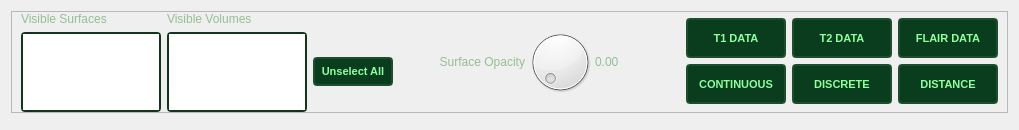
      <widget class="QWidget" name="continuousMode">
       <layout class="QGridLayout" name="gridLayout_5">
        <item row="2" column="0">
         <widget class="QFrame" name="frame">
          <property name="sizePolicy">
           <sizepolicy hsizetype="Expanding" vsizetype="Expanding">
            <horstretch>0</horstretch>
            <verstretch>0</verstretch>
           </sizepolicy>
          </property>
          <property name="minimumSize">
           <size>
            <width>650</width>
            <height>0</height>
           </size>
          </property>
          <property name="styleSheet">
           <string notr="true">background-color: rgb(6, 16, 9);
border-color: rgb(67,67,67);
border-style: solid;
border-width: 2px;
border-radius: 10px;</string>
          </property>
          <property name="frameShape">
           <enum>QFrame::StyledPanel</enum>
          </property>
          <property name="frameShadow">
           <enum>QFrame::Plain</enum>
          </property>
         </widget>
        </item>
        <item row="1" column="0">
         <widget class="QFrame" name="frame_2">
          <property name="enabled">
           <bool>true</bool>
          </property>
          <property name="sizePolicy">
           <sizepolicy hsizetype="Preferred" vsizetype="Preferred">
            <horstretch>0</horstretch>
            <verstretch>0</verstretch>
           </sizepolicy>
          </property>
          <property name="minimumSize">
           <size>
            <width>0</width>
            <height>50</height>
           </size>
          </property>
          <property name="layoutDirection">
           <enum>Qt::LeftToRight</enum>
          </property>
          <property name="frameShape">
           <enum>QFrame::StyledPanel</enum>
          </property>
          <property name="frameShadow">
           <enum>QFrame::Raised</enum>
          </property>
          <layout class="QGridLayout" name="gridLayout_3">
           <property name="topMargin">
            <number>0</number>
           </property>
           <property name="bottomMargin">
            <number>0</number>
           </property>
           <item row="2" column="4">
            <layout class="QHBoxLayout" name="horizontalLayout_3" stretch="0,0,0">
             <property name="spacing">
              <number>0</number>
             </property>
             <property name="sizeConstraint">
              <enum>QLayout::SetMinimumSize</enum>
             </property>
             <property name="topMargin">
              <number>0</number>
             </property>
             <property name="rightMargin">
              <number>10</number>
             </property>
             <property name="bottomMargin">
              <number>0</number>
             </property>
             <item>
              <widget class="QLabel" name="label_3">
               <property name="styleSheet">
                <string notr="true">color: rgb(149, 189, 149);
font: 9pt &quot;Google Sans&quot;;</string>
               </property>
               <property name="text">
                <string>Surface Opacity</string>
               </property>
               <property name="alignment">
                <set>Qt::AlignRight|Qt::AlignTrailing|Qt::AlignVCenter</set>
               </property>
              </widget>
             </item>
             <item>
              <widget class="QDial" name="dial">
               <property name="minimumSize">
                <size>
                 <width>0</width>
                 <height>50</height>
                </size>
               </property>
               <property name="maximumSize">
                <size>
                 <width>70</width>
                 <height>70</height>
                </size>
               </property>
              </widget>
             </item>
             <item>
              <widget class="QLabel" name="opacityValueLabel">
               <property name="minimumSize">
                <size>
                 <width>35</width>
                 <height>0</height>
                </size>
               </property>
               <property name="styleSheet">
                <string notr="true">color: rgb(149, 189, 149);
font: 12pt &quot;Google Sans&quot;;</string>
               </property>
               <property name="text">
                <string>0.00</string>
               </property>
               <property name="alignment">
                <set>Qt::AlignLeading|Qt::AlignLeft|Qt::AlignVCenter</set>
               </property>
              </widget>
             </item>
            </layout>
           </item>
           <item row="2" column="3">
            <spacer name="horizontalSpacer_2">
             <property name="orientation">
              <enum>Qt::Horizontal</enum>
             </property>
             <property name="sizeHint" stdset="0">
              <size>
               <width>40</width>
               <height>20</height>
              </size>
             </property>
            </spacer>
           </item>
           <item row="2" column="5">
            <spacer name="horizontalSpacer">
             <property name="orientation">
              <enum>Qt::Horizontal</enum>
             </property>
             <property name="sizeHint" stdset="0">
              <size>
               <width>40</width>
               <height>20</height>
              </size>
             </property>
            </spacer>
           </item>
           <item row="2" column="6">
            <layout class="QGridLayout" name="gridLayout_10">
             <property name="rightMargin">
              <number>0</number>
             </property>
             <property name="horizontalSpacing">
              <number>6</number>
             </property>
             <property name="verticalSpacing">
              <number>0</number>
             </property>
             <item row="0" column="1">
              <widget class="QPushButton" name="pushButton_T2">
               <property name="minimumSize">
                <size>
                 <width>100</width>
                 <height>40</height>
                </size>
               </property>
               <property name="maximumSize">
                <size>
                 <width>100</width>
                 <height>16777215</height>
                </size>
               </property>
               <property name="styleSheet">
                <string notr="true">QPushButton:disabled#pushButton_T2
{
color: gray;
}
QPushButton:hover#pushButton_T2
{
background-color: rgb(54, 113, 38);
}
QPushButton:pressed#pushButton_T2 {background-color:rgb(143, 180,146);}
QPushButton:checked#pushButton_T2 {background-color:rgb(143, 180,146);color: rgb(6,16,19);}
QPushButton#pushButton_T2
{
background-color: rgb(10, 61, 29);
color: rgb(161, 226, 158);
border-style: outset;
border-width: 2px;
border-radius: 4px;
border-color: rgb(29, 77, 43);
font: bold 11px;
padding: 6px;
color: rgb(142, 255, 159);
font: 9pt &quot;Google Sans&quot;;
border-style: solid;
}</string>
               </property>
               <property name="text">
                <string>T2 DATA</string>
               </property>
               <property name="checkable">
                <bool>true</bool>
               </property>
              </widget>
             </item>
             <item row="0" column="0">
              <widget class="QPushButton" name="pushButton_T1">
               <property name="minimumSize">
                <size>
                 <width>100</width>
                 <height>40</height>
                </size>
               </property>
               <property name="maximumSize">
                <size>
                 <width>100</width>
                 <height>16777215</height>
                </size>
               </property>
               <property name="styleSheet">
                <string notr="true">QPushButton:disabled#pushButton_T1
{
color: gray;
}
QPushButton:hover#pushButton_T1
{
background-color: rgb(54, 113, 38);
}
QPushButton:pressed#pushButton_T1 {background-color:rgb(143, 180,146);}
QPushButton:checked#pushButton_T1 {background-color:rgb(143, 180,146);color: rgb(6,16,19);}
QPushButton#pushButton_T1
{
background-color: rgb(10, 61, 29);
color: rgb(161, 226, 158);
border-style: outset;
border-width: 2px;
border-radius: 4px;
border-color: rgb(29, 77, 43);
font: bold 11px;
padding: 6px;
color: rgb(142, 255, 159);
font: 9pt &quot;Google Sans&quot;;
border-style: solid;
}</string>
               </property>
               <property name="text">
                <string>T1 DATA</string>
               </property>
               <property name="checkable">
                <bool>true</bool>
               </property>
               <property name="checked">
                <bool>false</bool>
               </property>
              </widget>
             </item>
             <item row="0" column="2">
              <widget class="QPushButton" name="pushButton_FLAIR">
               <property name="minimumSize">
                <size>
                 <width>100</width>
                 <height>40</height>
                </size>
               </property>
               <property name="maximumSize">
                <size>
                 <width>100</width>
                 <height>16777215</height>
                </size>
               </property>
               <property name="styleSheet">
                <string notr="true">QPushButton:disabled#pushButton_FLAIR
{
color: gray;
}
QPushButton:hover#pushButton_FLAIR
{
background-color: rgb(54, 113, 38);
}
QPushButton:pressed#pushButton_FLAIR {background-color:rgb(143, 180,146);}
QPushButton:checked#pushButton_FLAIR {background-color:rgb(143, 180,146);color: rgb(6,16,19);}
QPushButton#pushButton_FLAIR
{
background-color: rgb(10, 61, 29);
color: rgb(161, 226, 158);
border-style: outset;
border-width: 2px;
border-radius: 4px;
border-color: rgb(29, 77, 43);
font: bold 11px;
padding: 6px;
color: rgb(142, 255, 159);
font: 9pt &quot;Google Sans&quot;;
border-style: solid;
}</string>
               </property>
               <property name="text">
                <string>FLAIR DATA</string>
               </property>
               <property name="checkable">
                <bool>true</bool>
               </property>
              </widget>
             </item>
             <item row="1" column="0">
              <widget class="QPushButton" name="pushButton_Continuous">
               <property name="minimumSize">
                <size>
                 <width>100</width>
                 <height>40</height>
                </size>
               </property>
               <property name="maximumSize">
                <size>
                 <width>100</width>
                 <height>16777215</height>
                </size>
               </property>
               <property name="styleSheet">
                <string notr="true">QPushButton:disabled#pushButton_Continuous
{
color: gray;
}
QPushButton:hover#pushButton_Continuous
{
background-color: rgb(54, 113, 38);
}
QPushButton:pressed#pushButton_Continuous {background-color:rgb(143, 180,146);}
QPushButton:checked#pushButton_Continuous {background-color:rgb(143, 180,146);color: rgb(6,16,19);}
QPushButton#pushButton_Continuous
{
background-color: rgb(10, 61, 29);
color: rgb(161, 226, 158);
border-style: outset;
border-width: 2px;
border-radius: 4px;
border-color: rgb(29, 77, 43);
font: bold 11px;
padding: 6px;
color: rgb(142, 255, 159);
font: 9pt &quot;Google Sans&quot;;
border-style: solid;
}</string>
               </property>
               <property name="text">
                <string>CONTINUOUS</string>
               </property>
               <property name="checkable">
                <bool>true</bool>
               </property>
               <property name="checked">
                <bool>false</bool>
               </property>
              </widget>
             </item>
             <item row="1" column="1">
              <widget class="QPushButton" name="pushButton_Discrete">
               <property name="minimumSize">
                <size>
                 <width>100</width>
                 <height>40</height>
                </size>
               </property>
               <property name="maximumSize">
                <size>
                 <width>100</width>
                 <height>16777215</height>
                </size>
               </property>
               <property name="styleSheet">
                <string notr="true">QPushButton:disabled#pushButton_Discrete
{
color: gray;
}
QPushButton:hover#pushButton_Discrete
{
background-color: rgb(54, 113, 38);
}
QPushButton:pressed#pushButton_Discrete {background-color:rgb(143, 180,146);}
QPushButton:checked#pushButton_Discrete {background-color:rgb(143, 180,146);color: rgb(6,16,19);}
QPushButton#pushButton_Discrete
{
background-color: rgb(10, 61, 29);
color: rgb(161, 226, 158);
border-style: outset;
border-width: 2px;
border-radius: 4px;
border-color: rgb(29, 77, 43);
font: bold 11px;
padding: 6px;
color: rgb(142, 255, 159);
font: 9pt &quot;Google Sans&quot;;
border-style: solid;
}</string>
               </property>
               <property name="text">
                <string>DISCRETE</string>
               </property>
               <property name="checkable">
                <bool>true</bool>
               </property>
              </widget>
             </item>
             <item row="1" column="2">
              <widget class="QPushButton" name="pushButton_Distance">
               <property name="minimumSize">
                <size>
                 <width>100</width>
                 <height>40</height>
                </size>
               </property>
               <property name="maximumSize">
                <size>
                 <width>100</width>
                 <height>16777215</height>
                </size>
               </property>
               <property name="styleSheet">
                <string notr="true">QPushButton:disabled#pushButton_Distance
{
color: gray;
}
QPushButton:hover#pushButton_Distance
{
background-color: rgb(54, 113, 38);
}
QPushButton:pressed#pushButton_Distance {background-color:rgb(143, 180,146);}
QPushButton:checked#pushButton_Distance {background-color:rgb(143, 180,146);color: rgb(6,16,19);}
QPushButton#pushButton_Distance
{
background-color: rgb(10, 61, 29);
color: rgb(161, 226, 158);
border-style: outset;
border-width: 2px;
border-radius: 4px;
border-color: rgb(29, 77, 43);
font: bold 11px;
padding: 6px;
color: rgb(142, 255, 159);
font: 9pt &quot;Google Sans&quot;;
border-style: solid;
}</string>
               </property>
               <property name="text">
                <string>DISTANCE</string>
               </property>
               <property name="checkable">
                <bool>true</bool>
               </property>
              </widget>
             </item>
            </layout>
           </item>
           <item row="2" column="1">
            <layout class="QGridLayout" name="gridLayout_11">
             <property name="rightMargin">
              <number>0</number>
             </property>
             <item row="1" column="1">
              <widget class="QListView" name="listView_Structural">
               <property name="sizePolicy">
                <sizepolicy hsizetype="Minimum" vsizetype="Fixed">
                 <horstretch>0</horstretch>
                 <verstretch>0</verstretch>
                </sizepolicy>
               </property>
               <property name="minimumSize">
                <size>
                 <width>0</width>
                 <height>80</height>
                </size>
               </property>
               <property name="maximumSize">
                <size>
                 <width>140</width>
                 <height>80</height>
                </size>
               </property>
               <property name="styleSheet">
                <string notr="true">border-color: rgb(20, 52, 30);
color: rgb(149, 189, 149);
border-style: solid;
border-width: 2px;
border-radius: 4px;
</string>
               </property>
              </widget>
             </item>
             <item row="0" column="0">
              <widget class="QLabel" name="label_4">
               <property name="styleSheet">
                <string notr="true">color: rgb(149, 189, 149);
font: 9pt &quot;Google Sans&quot;;</string>
               </property>
               <property name="text">
                <string>Visible Surfaces</string>
               </property>
               <property name="alignment">
                <set>Qt::AlignLeading|Qt::AlignLeft|Qt::AlignVCenter</set>
               </property>
              </widget>
             </item>
             <item row="0" column="1">
              <widget class="QLabel" name="label_5">
               <property name="styleSheet">
                <string notr="true">color: rgb(149, 189, 149);
font: 9pt &quot;Google Sans&quot;;</string>
               </property>
               <property name="text">
                <string>Visible Volumes</string>
               </property>
               <property name="alignment">
                <set>Qt::AlignLeading|Qt::AlignLeft|Qt::AlignVCenter</set>
               </property>
              </widget>
             </item>
             <item row="1" column="0">
              <widget class="QListView" name="listView">
               <property name="sizePolicy">
                <sizepolicy hsizetype="Minimum" vsizetype="Fixed">
                 <horstretch>0</horstretch>
                 <verstretch>0</verstretch>
                </sizepolicy>
               </property>
               <property name="maximumSize">
                <size>
                 <width>140</width>
                 <height>80</height>
                </size>
               </property>
               <property name="styleSheet">
                <string notr="true">border-color: rgb(20, 52, 30);
color: rgb(149, 189, 149);
border-style: solid;
border-width: 2px;
border-radius: 4px;
</string>
               </property>
              </widget>
             </item>
             <item row="1" column="2">
              <widget class="QPushButton" name="pushButton_UnselectAllSubjects">
               <property name="minimumSize">
                <size>
                 <width>80</width>
                 <height>0</height>
                </size>
               </property>
               <property name="styleSheet">
                <string notr="true">QPushButton:hover#pushButton_UnselectAllSubjects
{
background-color: rgb(54, 113, 38);
}
QPushButton:pressed#pushButton_UnselectAllSubjects {background-color:rgb(143, 180,146);}
QPushButton#pushButton_UnselectAllSubjects
{
background-color: rgb(10, 61, 29);
color: rgb(161, 226, 158);
border-style: outset;
border-width: 2px;
border-radius: 4px;
border-color: rgb(29, 77, 43);
font: bold 11px;
padding: 6px;
color: rgb(142, 255, 159);
font: 9pt &quot;Google Sans&quot;;
border-style: solid;
}</string>
               </property>
               <property name="text">
                <string>Unselect All</string>
               </property>
              </widget>
             </item>
            </layout>
           </item>
          </layout>
         </widget>
        </item>
       </layout>
      </widget>
